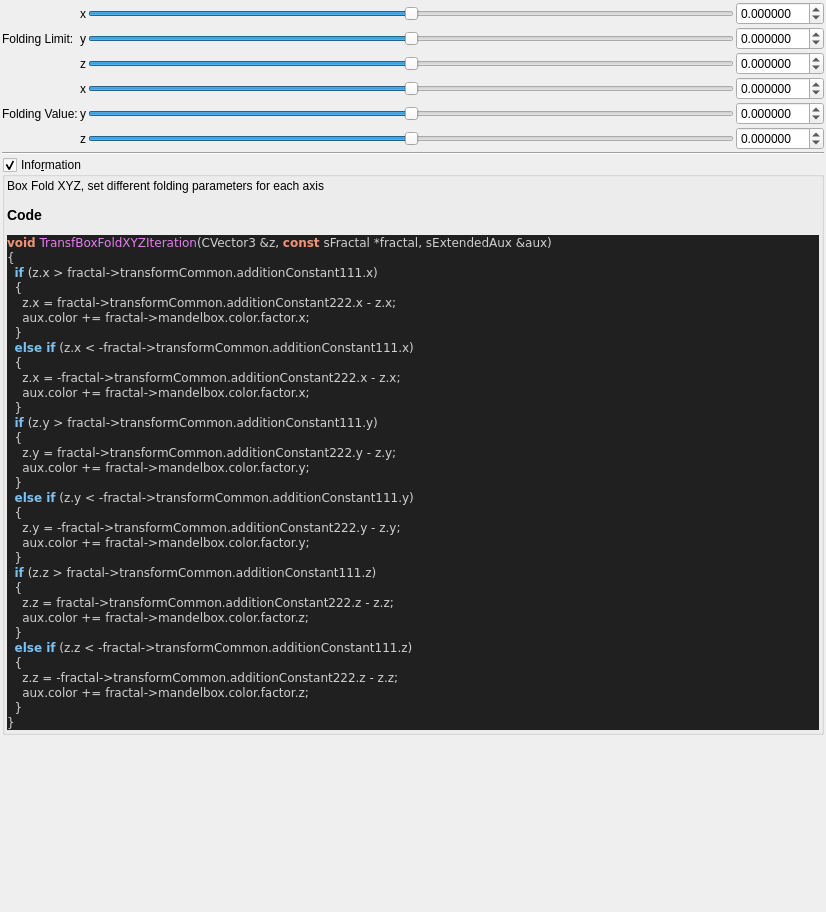
<?xml version="1.0" encoding="UTF-8"?>
<ui version="4.0">
 <class>transf_box_fold_xyz</class>
 <widget class="QWidget" name="Form">
  <property name="geometry">
   <rect>
    <x>0</x>
    <y>0</y>
    <width>826</width>
    <height>912</height>
   </rect>
  </property>
  <property name="windowTitle">
   <string notr="true">transf_box_fold_xyz</string>
  </property>
  <layout class="QVBoxLayout" name="verticalLayout">
   <property name="spacing">
    <number>2</number>
   </property>
   <property name="leftMargin">
    <number>2</number>
   </property>
   <property name="topMargin">
    <number>2</number>
   </property>
   <property name="rightMargin">
    <number>2</number>
   </property>
   <property name="bottomMargin">
    <number>2</number>
   </property>
   <item>
    <layout class="QGridLayout" name="gridLayout_61">
     <property name="spacing">
      <number>2</number>
     </property>
     <item row="0" column="4">
      <widget class="MyDoubleSpinBox" name="spinbox3_transf_addition_constant_111_x">
       <property name="sizePolicy">
        <sizepolicy hsizetype="Minimum" vsizetype="Maximum">
         <horstretch>0</horstretch>
         <verstretch>0</verstretch>
        </sizepolicy>
       </property>
       <property name="prefix">
        <string/>
       </property>
       <property name="suffix">
        <string/>
       </property>
       <property name="decimals">
        <number>6</number>
       </property>
       <property name="minimum">
        <double>-99.989999999999995</double>
       </property>
       <property name="maximum">
        <double>99.989999999999995</double>
       </property>
       <property name="singleStep">
        <double>0.100000000000000</double>
       </property>
      </widget>
     </item>
     <item row="4" column="3">
      <widget class="QSlider" name="slider3_transf_addition_constant_222_y">
       <property name="sizePolicy">
        <sizepolicy hsizetype="Expanding" vsizetype="Maximum">
         <horstretch>0</horstretch>
         <verstretch>0</verstretch>
        </sizepolicy>
       </property>
       <property name="minimum">
        <number>-5000000</number>
       </property>
       <property name="maximum">
        <number>5000000</number>
       </property>
       <property name="singleStep">
        <number>1</number>
       </property>
       <property name="orientation">
        <enum>Qt::Horizontal</enum>
       </property>
      </widget>
     </item>
     <item row="3" column="4">
      <widget class="MyDoubleSpinBox" name="spinbox3_transf_addition_constant_222_x">
       <property name="sizePolicy">
        <sizepolicy hsizetype="Minimum" vsizetype="Maximum">
         <horstretch>0</horstretch>
         <verstretch>0</verstretch>
        </sizepolicy>
       </property>
       <property name="prefix">
        <string/>
       </property>
       <property name="suffix">
        <string/>
       </property>
       <property name="decimals">
        <number>6</number>
       </property>
       <property name="minimum">
        <double>-99.989999999999995</double>
       </property>
       <property name="maximum">
        <double>99.989999999999995</double>
       </property>
       <property name="singleStep">
        <double>0.100000000000000</double>
       </property>
      </widget>
     </item>
     <item row="4" column="4">
      <widget class="MyDoubleSpinBox" name="spinbox3_transf_addition_constant_222_y">
       <property name="sizePolicy">
        <sizepolicy hsizetype="Minimum" vsizetype="Maximum">
         <horstretch>0</horstretch>
         <verstretch>0</verstretch>
        </sizepolicy>
       </property>
       <property name="prefix">
        <string/>
       </property>
       <property name="suffix">
        <string/>
       </property>
       <property name="decimals">
        <number>6</number>
       </property>
       <property name="minimum">
        <double>-99.989999999999995</double>
       </property>
       <property name="maximum">
        <double>99.989999999999995</double>
       </property>
       <property name="singleStep">
        <double>0.100000000000000</double>
       </property>
      </widget>
     </item>
     <item row="1" column="4">
      <widget class="MyDoubleSpinBox" name="spinbox3_transf_addition_constant_111_y">
       <property name="sizePolicy">
        <sizepolicy hsizetype="Minimum" vsizetype="Maximum">
         <horstretch>0</horstretch>
         <verstretch>0</verstretch>
        </sizepolicy>
       </property>
       <property name="prefix">
        <string/>
       </property>
       <property name="suffix">
        <string/>
       </property>
       <property name="decimals">
        <number>6</number>
       </property>
       <property name="minimum">
        <double>-99.989999999999995</double>
       </property>
       <property name="maximum">
        <double>99.989999999999995</double>
       </property>
       <property name="singleStep">
        <double>0.100000000000000</double>
       </property>
      </widget>
     </item>
     <item row="3" column="3">
      <widget class="QSlider" name="slider3_transf_addition_constant_222_x">
       <property name="sizePolicy">
        <sizepolicy hsizetype="Preferred" vsizetype="Preferred">
         <horstretch>0</horstretch>
         <verstretch>0</verstretch>
        </sizepolicy>
       </property>
       <property name="minimum">
        <number>-5000000</number>
       </property>
       <property name="maximum">
        <number>5000000</number>
       </property>
       <property name="singleStep">
        <number>1</number>
       </property>
       <property name="orientation">
        <enum>Qt::Horizontal</enum>
       </property>
      </widget>
     </item>
     <item row="2" column="4">
      <widget class="MyDoubleSpinBox" name="spinbox3_transf_addition_constant_111_z">
       <property name="sizePolicy">
        <sizepolicy hsizetype="Minimum" vsizetype="Maximum">
         <horstretch>0</horstretch>
         <verstretch>0</verstretch>
        </sizepolicy>
       </property>
       <property name="prefix">
        <string/>
       </property>
       <property name="suffix">
        <string/>
       </property>
       <property name="decimals">
        <number>6</number>
       </property>
       <property name="minimum">
        <double>-99.989999999999995</double>
       </property>
       <property name="maximum">
        <double>99.989999999999995</double>
       </property>
       <property name="singleStep">
        <double>0.100000000000000</double>
       </property>
      </widget>
     </item>
     <item row="5" column="3">
      <widget class="QSlider" name="slider3_transf_addition_constant_222_z">
       <property name="sizePolicy">
        <sizepolicy hsizetype="Expanding" vsizetype="Maximum">
         <horstretch>0</horstretch>
         <verstretch>0</verstretch>
        </sizepolicy>
       </property>
       <property name="minimum">
        <number>-5000000</number>
       </property>
       <property name="maximum">
        <number>5000000</number>
       </property>
       <property name="singleStep">
        <number>1</number>
       </property>
       <property name="orientation">
        <enum>Qt::Horizontal</enum>
       </property>
      </widget>
     </item>
     <item row="5" column="4">
      <widget class="MyDoubleSpinBox" name="spinbox3_transf_addition_constant_222_z">
       <property name="sizePolicy">
        <sizepolicy hsizetype="Minimum" vsizetype="Maximum">
         <horstretch>0</horstretch>
         <verstretch>0</verstretch>
        </sizepolicy>
       </property>
       <property name="prefix">
        <string/>
       </property>
       <property name="suffix">
        <string/>
       </property>
       <property name="decimals">
        <number>6</number>
       </property>
       <property name="minimum">
        <double>-99.989999999999995</double>
       </property>
       <property name="maximum">
        <double>99.989999999999995</double>
       </property>
       <property name="singleStep">
        <double>0.100000000000000</double>
       </property>
      </widget>
     </item>
     <item row="2" column="3">
      <widget class="QSlider" name="slider3_transf_addition_constant_111_z">
       <property name="sizePolicy">
        <sizepolicy hsizetype="Expanding" vsizetype="Maximum">
         <horstretch>0</horstretch>
         <verstretch>0</verstretch>
        </sizepolicy>
       </property>
       <property name="minimum">
        <number>-5000000</number>
       </property>
       <property name="maximum">
        <number>5000000</number>
       </property>
       <property name="singleStep">
        <number>1</number>
       </property>
       <property name="orientation">
        <enum>Qt::Horizontal</enum>
       </property>
      </widget>
     </item>
     <item row="1" column="1">
      <widget class="QLabel" name="label_185">
       <property name="text">
        <string>Folding Limit:</string>
       </property>
      </widget>
     </item>
     <item row="4" column="1">
      <widget class="QLabel" name="label_189">
       <property name="text">
        <string>Folding Value:</string>
       </property>
      </widget>
     </item>
     <item row="0" column="3">
      <widget class="QSlider" name="slider3_transf_addition_constant_111_x">
       <property name="sizePolicy">
        <sizepolicy hsizetype="Preferred" vsizetype="Preferred">
         <horstretch>0</horstretch>
         <verstretch>0</verstretch>
        </sizepolicy>
       </property>
       <property name="minimum">
        <number>-5000000</number>
       </property>
       <property name="maximum">
        <number>5000000</number>
       </property>
       <property name="singleStep">
        <number>1</number>
       </property>
       <property name="orientation">
        <enum>Qt::Horizontal</enum>
       </property>
      </widget>
     </item>
     <item row="1" column="3">
      <widget class="QSlider" name="slider3_transf_addition_constant_111_y">
       <property name="sizePolicy">
        <sizepolicy hsizetype="Expanding" vsizetype="Maximum">
         <horstretch>0</horstretch>
         <verstretch>0</verstretch>
        </sizepolicy>
       </property>
       <property name="minimum">
        <number>-5000000</number>
       </property>
       <property name="maximum">
        <number>5000000</number>
       </property>
       <property name="singleStep">
        <number>1</number>
       </property>
       <property name="orientation">
        <enum>Qt::Horizontal</enum>
       </property>
      </widget>
     </item>
     <item row="0" column="2">
      <widget class="QLabel" name="label_167">
       <property name="text">
        <string notr="true">x</string>
       </property>
      </widget>
     </item>
     <item row="1" column="2">
      <widget class="QLabel" name="label_165">
       <property name="text">
        <string notr="true">y</string>
       </property>
      </widget>
     </item>
     <item row="2" column="2">
      <widget class="QLabel" name="label_161">
       <property name="text">
        <string notr="true">z</string>
       </property>
      </widget>
     </item>
     <item row="5" column="2">
      <widget class="QLabel" name="label_163">
       <property name="text">
        <string notr="true">z</string>
       </property>
      </widget>
     </item>
     <item row="4" column="2">
      <widget class="QLabel" name="label_162">
       <property name="text">
        <string notr="true">y</string>
       </property>
      </widget>
     </item>
     <item row="3" column="2">
      <widget class="QLabel" name="label_160">
       <property name="text">
        <string notr="true">x</string>
       </property>
      </widget>
     </item>
    </layout>
   </item>
   <item>
    <widget class="Line" name="line_30">
     <property name="orientation">
      <enum>Qt::Horizontal</enum>
     </property>
    </widget>
   </item>
   <item>
    <widget class="MyGroupBox" name="groupCheck_info">
     <property name="title">
      <string>Info&amp;rmation</string>
     </property>
     <property name="flat">
      <bool>false</bool>
     </property>
     <property name="checkable">
      <bool>true</bool>
     </property>
     <layout class="QVBoxLayout" name="verticalLayout_2">
      <property name="spacing">
       <number>2</number>
      </property>
      <property name="leftMargin">
       <number>2</number>
      </property>
      <property name="topMargin">
       <number>2</number>
      </property>
      <property name="rightMargin">
       <number>2</number>
      </property>
      <property name="bottomMargin">
       <number>2</number>
      </property>
      <item>
       <widget class="QLabel" name="label_code_content">
        <property name="text">
         <string notr="true">&lt;p&gt;Box Fold XYZ, set different folding parameters for each axis&lt;/p&gt;&lt;table&gt;
&lt;/table&gt;
&lt;h3&gt;Code&lt;/h3&gt;
&lt;body style=&quot;background-color:#202020&quot;&gt;
&lt;pre style=&quot;color:#d0d0d0; background-color:#202020;  font-family:'Courier New',monospace;&quot;&gt;&lt;span style=&quot;color:#f09479; font-weight:bold&quot;&gt;void&lt;/span&gt; &lt;span style=&quot;color:#e47eed&quot;&gt;TransfBoxFoldXYZIteration&lt;/span&gt;&lt;span style=&quot;color:#d0d0d0&quot;&gt;(&lt;/span&gt;CVector3 &lt;span style=&quot;color:#d0d0d0&quot;&gt;&amp;amp;&lt;/span&gt;z&lt;span style=&quot;color:#d0d0d0&quot;&gt;,&lt;/span&gt; &lt;span style=&quot;color:#f09479; font-weight:bold&quot;&gt;const&lt;/span&gt; sFractal &lt;span style=&quot;color:#d0d0d0&quot;&gt;*&lt;/span&gt;fractal&lt;span style=&quot;color:#d0d0d0&quot;&gt;,&lt;/span&gt; sExtendedAux &lt;span style=&quot;color:#d0d0d0&quot;&gt;&amp;amp;&lt;/span&gt;aux&lt;span style=&quot;color:#d0d0d0&quot;&gt;)&lt;/span&gt;
&lt;span style=&quot;color:#d0d0d0&quot;&gt;{&lt;/span&gt;
  &lt;span style=&quot;color:#7ec0ee; font-weight:bold&quot;&gt;if&lt;/span&gt; &lt;span style=&quot;color:#d0d0d0&quot;&gt;(&lt;/span&gt;z&lt;span style=&quot;color:#d0d0d0&quot;&gt;.&lt;/span&gt;x &lt;span style=&quot;color:#d0d0d0&quot;&gt;&amp;gt;&lt;/span&gt; fractal&lt;span style=&quot;color:#d0d0d0&quot;&gt;-&amp;gt;&lt;/span&gt;transformCommon&lt;span style=&quot;color:#d0d0d0&quot;&gt;.&lt;/span&gt;additionConstant111&lt;span style=&quot;color:#d0d0d0&quot;&gt;.&lt;/span&gt;x&lt;span style=&quot;color:#d0d0d0&quot;&gt;)&lt;/span&gt;
  &lt;span style=&quot;color:#d0d0d0&quot;&gt;{&lt;/span&gt;
    z&lt;span style=&quot;color:#d0d0d0&quot;&gt;.&lt;/span&gt;x &lt;span style=&quot;color:#d0d0d0&quot;&gt;=&lt;/span&gt; fractal&lt;span style=&quot;color:#d0d0d0&quot;&gt;-&amp;gt;&lt;/span&gt;transformCommon&lt;span style=&quot;color:#d0d0d0&quot;&gt;.&lt;/span&gt;additionConstant222&lt;span style=&quot;color:#d0d0d0&quot;&gt;.&lt;/span&gt;x &lt;span style=&quot;color:#d0d0d0&quot;&gt;-&lt;/span&gt; z&lt;span style=&quot;color:#d0d0d0&quot;&gt;.&lt;/span&gt;x&lt;span style=&quot;color:#d0d0d0&quot;&gt;;&lt;/span&gt;
    aux&lt;span style=&quot;color:#d0d0d0&quot;&gt;.&lt;/span&gt;color &lt;span style=&quot;color:#d0d0d0&quot;&gt;+=&lt;/span&gt; fractal&lt;span style=&quot;color:#d0d0d0&quot;&gt;-&amp;gt;&lt;/span&gt;mandelbox&lt;span style=&quot;color:#d0d0d0&quot;&gt;.&lt;/span&gt;color&lt;span style=&quot;color:#d0d0d0&quot;&gt;.&lt;/span&gt;factor&lt;span style=&quot;color:#d0d0d0&quot;&gt;.&lt;/span&gt;x&lt;span style=&quot;color:#d0d0d0&quot;&gt;;&lt;/span&gt;
  &lt;span style=&quot;color:#d0d0d0&quot;&gt;}&lt;/span&gt;
  &lt;span style=&quot;color:#7ec0ee; font-weight:bold&quot;&gt;else if&lt;/span&gt; &lt;span style=&quot;color:#d0d0d0&quot;&gt;(&lt;/span&gt;z&lt;span style=&quot;color:#d0d0d0&quot;&gt;.&lt;/span&gt;x &lt;span style=&quot;color:#d0d0d0&quot;&gt;&amp;lt; -&lt;/span&gt;fractal&lt;span style=&quot;color:#d0d0d0&quot;&gt;-&amp;gt;&lt;/span&gt;transformCommon&lt;span style=&quot;color:#d0d0d0&quot;&gt;.&lt;/span&gt;additionConstant111&lt;span style=&quot;color:#d0d0d0&quot;&gt;.&lt;/span&gt;x&lt;span style=&quot;color:#d0d0d0&quot;&gt;)&lt;/span&gt;
  &lt;span style=&quot;color:#d0d0d0&quot;&gt;{&lt;/span&gt;
    z&lt;span style=&quot;color:#d0d0d0&quot;&gt;.&lt;/span&gt;x &lt;span style=&quot;color:#d0d0d0&quot;&gt;= -&lt;/span&gt;fractal&lt;span style=&quot;color:#d0d0d0&quot;&gt;-&amp;gt;&lt;/span&gt;transformCommon&lt;span style=&quot;color:#d0d0d0&quot;&gt;.&lt;/span&gt;additionConstant222&lt;span style=&quot;color:#d0d0d0&quot;&gt;.&lt;/span&gt;x &lt;span style=&quot;color:#d0d0d0&quot;&gt;-&lt;/span&gt; z&lt;span style=&quot;color:#d0d0d0&quot;&gt;.&lt;/span&gt;x&lt;span style=&quot;color:#d0d0d0&quot;&gt;;&lt;/span&gt;
    aux&lt;span style=&quot;color:#d0d0d0&quot;&gt;.&lt;/span&gt;color &lt;span style=&quot;color:#d0d0d0&quot;&gt;+=&lt;/span&gt; fractal&lt;span style=&quot;color:#d0d0d0&quot;&gt;-&amp;gt;&lt;/span&gt;mandelbox&lt;span style=&quot;color:#d0d0d0&quot;&gt;.&lt;/span&gt;color&lt;span style=&quot;color:#d0d0d0&quot;&gt;.&lt;/span&gt;factor&lt;span style=&quot;color:#d0d0d0&quot;&gt;.&lt;/span&gt;x&lt;span style=&quot;color:#d0d0d0&quot;&gt;;&lt;/span&gt;
  &lt;span style=&quot;color:#d0d0d0&quot;&gt;}&lt;/span&gt;
  &lt;span style=&quot;color:#7ec0ee; font-weight:bold&quot;&gt;if&lt;/span&gt; &lt;span style=&quot;color:#d0d0d0&quot;&gt;(&lt;/span&gt;z&lt;span style=&quot;color:#d0d0d0&quot;&gt;.&lt;/span&gt;y &lt;span style=&quot;color:#d0d0d0&quot;&gt;&amp;gt;&lt;/span&gt; fractal&lt;span style=&quot;color:#d0d0d0&quot;&gt;-&amp;gt;&lt;/span&gt;transformCommon&lt;span style=&quot;color:#d0d0d0&quot;&gt;.&lt;/span&gt;additionConstant111&lt;span style=&quot;color:#d0d0d0&quot;&gt;.&lt;/span&gt;y&lt;span style=&quot;color:#d0d0d0&quot;&gt;)&lt;/span&gt;
  &lt;span style=&quot;color:#d0d0d0&quot;&gt;{&lt;/span&gt;
    z&lt;span style=&quot;color:#d0d0d0&quot;&gt;.&lt;/span&gt;y &lt;span style=&quot;color:#d0d0d0&quot;&gt;=&lt;/span&gt; fractal&lt;span style=&quot;color:#d0d0d0&quot;&gt;-&amp;gt;&lt;/span&gt;transformCommon&lt;span style=&quot;color:#d0d0d0&quot;&gt;.&lt;/span&gt;additionConstant222&lt;span style=&quot;color:#d0d0d0&quot;&gt;.&lt;/span&gt;y &lt;span style=&quot;color:#d0d0d0&quot;&gt;-&lt;/span&gt; z&lt;span style=&quot;color:#d0d0d0&quot;&gt;.&lt;/span&gt;y&lt;span style=&quot;color:#d0d0d0&quot;&gt;;&lt;/span&gt;
    aux&lt;span style=&quot;color:#d0d0d0&quot;&gt;.&lt;/span&gt;color &lt;span style=&quot;color:#d0d0d0&quot;&gt;+=&lt;/span&gt; fractal&lt;span style=&quot;color:#d0d0d0&quot;&gt;-&amp;gt;&lt;/span&gt;mandelbox&lt;span style=&quot;color:#d0d0d0&quot;&gt;.&lt;/span&gt;color&lt;span style=&quot;color:#d0d0d0&quot;&gt;.&lt;/span&gt;factor&lt;span style=&quot;color:#d0d0d0&quot;&gt;.&lt;/span&gt;y&lt;span style=&quot;color:#d0d0d0&quot;&gt;;&lt;/span&gt;
  &lt;span style=&quot;color:#d0d0d0&quot;&gt;}&lt;/span&gt;
  &lt;span style=&quot;color:#7ec0ee; font-weight:bold&quot;&gt;else if&lt;/span&gt; &lt;span style=&quot;color:#d0d0d0&quot;&gt;(&lt;/span&gt;z&lt;span style=&quot;color:#d0d0d0&quot;&gt;.&lt;/span&gt;y &lt;span style=&quot;color:#d0d0d0&quot;&gt;&amp;lt; -&lt;/span&gt;fractal&lt;span style=&quot;color:#d0d0d0&quot;&gt;-&amp;gt;&lt;/span&gt;transformCommon&lt;span style=&quot;color:#d0d0d0&quot;&gt;.&lt;/span&gt;additionConstant111&lt;span style=&quot;color:#d0d0d0&quot;&gt;.&lt;/span&gt;y&lt;span style=&quot;color:#d0d0d0&quot;&gt;)&lt;/span&gt;
  &lt;span style=&quot;color:#d0d0d0&quot;&gt;{&lt;/span&gt;
    z&lt;span style=&quot;color:#d0d0d0&quot;&gt;.&lt;/span&gt;y &lt;span style=&quot;color:#d0d0d0&quot;&gt;= -&lt;/span&gt;fractal&lt;span style=&quot;color:#d0d0d0&quot;&gt;-&amp;gt;&lt;/span&gt;transformCommon&lt;span style=&quot;color:#d0d0d0&quot;&gt;.&lt;/span&gt;additionConstant222&lt;span style=&quot;color:#d0d0d0&quot;&gt;.&lt;/span&gt;y &lt;span style=&quot;color:#d0d0d0&quot;&gt;-&lt;/span&gt; z&lt;span style=&quot;color:#d0d0d0&quot;&gt;.&lt;/span&gt;y&lt;span style=&quot;color:#d0d0d0&quot;&gt;;&lt;/span&gt;
    aux&lt;span style=&quot;color:#d0d0d0&quot;&gt;.&lt;/span&gt;color &lt;span style=&quot;color:#d0d0d0&quot;&gt;+=&lt;/span&gt; fractal&lt;span style=&quot;color:#d0d0d0&quot;&gt;-&amp;gt;&lt;/span&gt;mandelbox&lt;span style=&quot;color:#d0d0d0&quot;&gt;.&lt;/span&gt;color&lt;span style=&quot;color:#d0d0d0&quot;&gt;.&lt;/span&gt;factor&lt;span style=&quot;color:#d0d0d0&quot;&gt;.&lt;/span&gt;y&lt;span style=&quot;color:#d0d0d0&quot;&gt;;&lt;/span&gt;
  &lt;span style=&quot;color:#d0d0d0&quot;&gt;}&lt;/span&gt;
  &lt;span style=&quot;color:#7ec0ee; font-weight:bold&quot;&gt;if&lt;/span&gt; &lt;span style=&quot;color:#d0d0d0&quot;&gt;(&lt;/span&gt;z&lt;span style=&quot;color:#d0d0d0&quot;&gt;.&lt;/span&gt;z &lt;span style=&quot;color:#d0d0d0&quot;&gt;&amp;gt;&lt;/span&gt; fractal&lt;span style=&quot;color:#d0d0d0&quot;&gt;-&amp;gt;&lt;/span&gt;transformCommon&lt;span style=&quot;color:#d0d0d0&quot;&gt;.&lt;/span&gt;additionConstant111&lt;span style=&quot;color:#d0d0d0&quot;&gt;.&lt;/span&gt;z&lt;span style=&quot;color:#d0d0d0&quot;&gt;)&lt;/span&gt;
  &lt;span style=&quot;color:#d0d0d0&quot;&gt;{&lt;/span&gt;
    z&lt;span style=&quot;color:#d0d0d0&quot;&gt;.&lt;/span&gt;z &lt;span style=&quot;color:#d0d0d0&quot;&gt;=&lt;/span&gt; fractal&lt;span style=&quot;color:#d0d0d0&quot;&gt;-&amp;gt;&lt;/span&gt;transformCommon&lt;span style=&quot;color:#d0d0d0&quot;&gt;.&lt;/span&gt;additionConstant222&lt;span style=&quot;color:#d0d0d0&quot;&gt;.&lt;/span&gt;z &lt;span style=&quot;color:#d0d0d0&quot;&gt;-&lt;/span&gt; z&lt;span style=&quot;color:#d0d0d0&quot;&gt;.&lt;/span&gt;z&lt;span style=&quot;color:#d0d0d0&quot;&gt;;&lt;/span&gt;
    aux&lt;span style=&quot;color:#d0d0d0&quot;&gt;.&lt;/span&gt;color &lt;span style=&quot;color:#d0d0d0&quot;&gt;+=&lt;/span&gt; fractal&lt;span style=&quot;color:#d0d0d0&quot;&gt;-&amp;gt;&lt;/span&gt;mandelbox&lt;span style=&quot;color:#d0d0d0&quot;&gt;.&lt;/span&gt;color&lt;span style=&quot;color:#d0d0d0&quot;&gt;.&lt;/span&gt;factor&lt;span style=&quot;color:#d0d0d0&quot;&gt;.&lt;/span&gt;z&lt;span style=&quot;color:#d0d0d0&quot;&gt;;&lt;/span&gt;
  &lt;span style=&quot;color:#d0d0d0&quot;&gt;}&lt;/span&gt;
  &lt;span style=&quot;color:#7ec0ee; font-weight:bold&quot;&gt;else if&lt;/span&gt; &lt;span style=&quot;color:#d0d0d0&quot;&gt;(&lt;/span&gt;z&lt;span style=&quot;color:#d0d0d0&quot;&gt;.&lt;/span&gt;z &lt;span style=&quot;color:#d0d0d0&quot;&gt;&amp;lt; -&lt;/span&gt;fractal&lt;span style=&quot;color:#d0d0d0&quot;&gt;-&amp;gt;&lt;/span&gt;transformCommon&lt;span style=&quot;color:#d0d0d0&quot;&gt;.&lt;/span&gt;additionConstant111&lt;span style=&quot;color:#d0d0d0&quot;&gt;.&lt;/span&gt;z&lt;span style=&quot;color:#d0d0d0&quot;&gt;)&lt;/span&gt;
  &lt;span style=&quot;color:#d0d0d0&quot;&gt;{&lt;/span&gt;
    z&lt;span style=&quot;color:#d0d0d0&quot;&gt;.&lt;/span&gt;z &lt;span style=&quot;color:#d0d0d0&quot;&gt;= -&lt;/span&gt;fractal&lt;span style=&quot;color:#d0d0d0&quot;&gt;-&amp;gt;&lt;/span&gt;transformCommon&lt;span style=&quot;color:#d0d0d0&quot;&gt;.&lt;/span&gt;additionConstant222&lt;span style=&quot;color:#d0d0d0&quot;&gt;.&lt;/span&gt;z &lt;span style=&quot;color:#d0d0d0&quot;&gt;-&lt;/span&gt; z&lt;span style=&quot;color:#d0d0d0&quot;&gt;.&lt;/span&gt;z&lt;span style=&quot;color:#d0d0d0&quot;&gt;;&lt;/span&gt;
    aux&lt;span style=&quot;color:#d0d0d0&quot;&gt;.&lt;/span&gt;color &lt;span style=&quot;color:#d0d0d0&quot;&gt;+=&lt;/span&gt; fractal&lt;span style=&quot;color:#d0d0d0&quot;&gt;-&amp;gt;&lt;/span&gt;mandelbox&lt;span style=&quot;color:#d0d0d0&quot;&gt;.&lt;/span&gt;color&lt;span style=&quot;color:#d0d0d0&quot;&gt;.&lt;/span&gt;factor&lt;span style=&quot;color:#d0d0d0&quot;&gt;.&lt;/span&gt;z&lt;span style=&quot;color:#d0d0d0&quot;&gt;;&lt;/span&gt;
  &lt;span style=&quot;color:#d0d0d0&quot;&gt;}&lt;/span&gt;
&lt;span style=&quot;color:#d0d0d0&quot;&gt;}&lt;/span&gt;
&lt;/pre&gt;
&lt;/body&gt;</string>
        </property>
        <property name="wordWrap">
         <bool>true</bool>
        </property>
        <property name="openExternalLinks">
         <bool>true</bool>
        </property>
        <property name="textInteractionFlags">
         <set>Qt::LinksAccessibleByMouse|Qt::TextSelectableByMouse</set>
        </property>
       </widget>
      </item>
     </layout>
    </widget>
   </item>
   <item>
    <spacer name="verticalSpacer">
     <property name="orientation">
      <enum>Qt::Vertical</enum>
     </property>
     <property name="sizeHint" stdset="0">
      <size>
       <width>20</width>
       <height>40</height>
      </size>
     </property>
    </spacer>
   </item>
  </layout>
 </widget>
 <customwidgets>
  <customwidget>
   <class>MyDoubleSpinBox</class>
   <extends>QDoubleSpinBox</extends>
   <header>my_double_spin_box.h</header>
  </customwidget>
  <customwidget>
   <class>MyGroupBox</class>
   <extends>QGroupBox</extends>
   <header>my_group_box.h</header>
   <container>1</container>
  </customwidget>
 </customwidgets>
 <tabstops>
  <tabstop>slider3_transf_addition_constant_111_x</tabstop>
  <tabstop>spinbox3_transf_addition_constant_111_x</tabstop>
  <tabstop>slider3_transf_addition_constant_111_y</tabstop>
  <tabstop>spinbox3_transf_addition_constant_111_y</tabstop>
  <tabstop>slider3_transf_addition_constant_111_z</tabstop>
  <tabstop>spinbox3_transf_addition_constant_111_z</tabstop>
  <tabstop>slider3_transf_addition_constant_222_x</tabstop>
  <tabstop>spinbox3_transf_addition_constant_222_x</tabstop>
  <tabstop>slider3_transf_addition_constant_222_y</tabstop>
  <tabstop>spinbox3_transf_addition_constant_222_y</tabstop>
  <tabstop>slider3_transf_addition_constant_222_z</tabstop>
  <tabstop>spinbox3_transf_addition_constant_222_z</tabstop>
  <tabstop>groupCheck_info</tabstop>
 </tabstops>
 <resources/>
 <connections/>
</ui>
